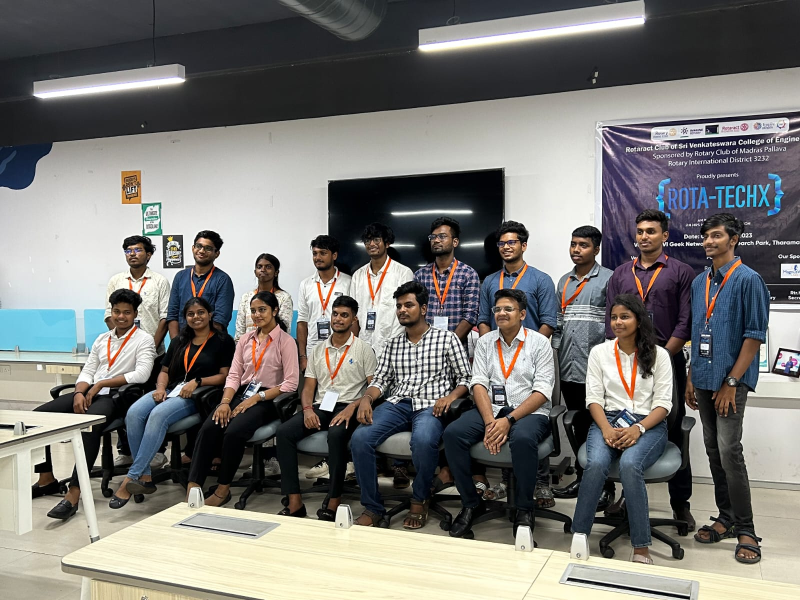
#> input picture assets/images/2 (1).jpg, 1600 x 1200 px (shown at 1/2 size)
$ python convert.py   (older library calls are emulated)
#> lines starting #> are read from the running program, lines starting #| are printed output that depends on the picture
import os
import sys

def convert_images():
    try:
        from PIL import Image
    except ImportError:
        import subprocess
        print("Installing Pillow...")
        subprocess.check_call([sys.executable, "-m", "pip", "install", "Pillow"])
        from PIL import Image

    image_dir = os.path.join("assets", "images")
    if not os.path.exists(image_dir):
        print(f"Directory not found: {image_dir}")
        return

    images_to_convert = [
        "2 (1).jpg",
        "4 (1).jpg",
        "Building together.JPG",
        "echoes of innovation.JPG",
        "Until next time.JPG",
        "6 (1).jpg",
        "8 (1).jpg",
        "1 (1).png",
        "3 (1).png"
    ]

    for img_name in images_to_convert:
        img_path = os.path.join(image_dir, img_name)
        if not os.path.exists(img_path):
            print(f"File not found: {img_path}")
            continue

        try:
            with Image.open(img_path) as img:
                # Convert to RGB if necessary (for saving as webp from RGBA)
#> img is the input picture: PIL image 1600x1200 RGB; mean R, G, B 121.9, 120.6, 116.9
                if img.mode in ("RGBA", "P"):
                    img = img.convert("RGB")

                # Resize if too large (e.g. max 1920 width)
                # For filmstrip, maybe they don't need to be 4k.
                # We'll just define max dimensions of 1920x1080 for backgrounds, and a smaller one for thumbnails?
                # Actually, wait, let's just create a standard size and a thumbnail

                # Full size webp
                img.thumbnail((1920, 1080), Image.ANTIALIAS if hasattr(Image, 'ANTIALIAS') else Image.Resampling.LANCZOS)
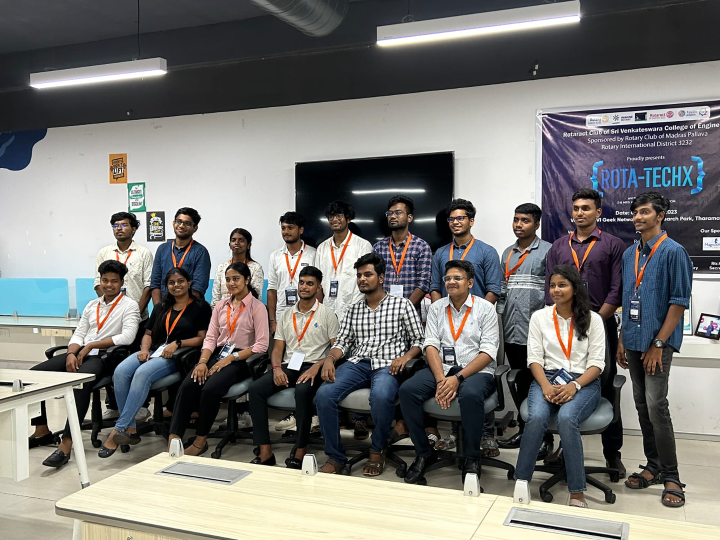
#> img: PIL image 1440x1080 RGB (shown at 1/2 size); mean R, G, B 121.8, 120.6, 116.9
                new_name = os.path.splitext(img_name)[0] + ".webp"
                new_path = os.path.join(image_dir, new_name)
                img.save(new_path, "WEBP", quality=80)
                print(f"Converted: {new_name}")

        except Exception as e:
            print(f"Error processing {img_name}: {e}")

if __name__ == '__main__':
    convert_images()
